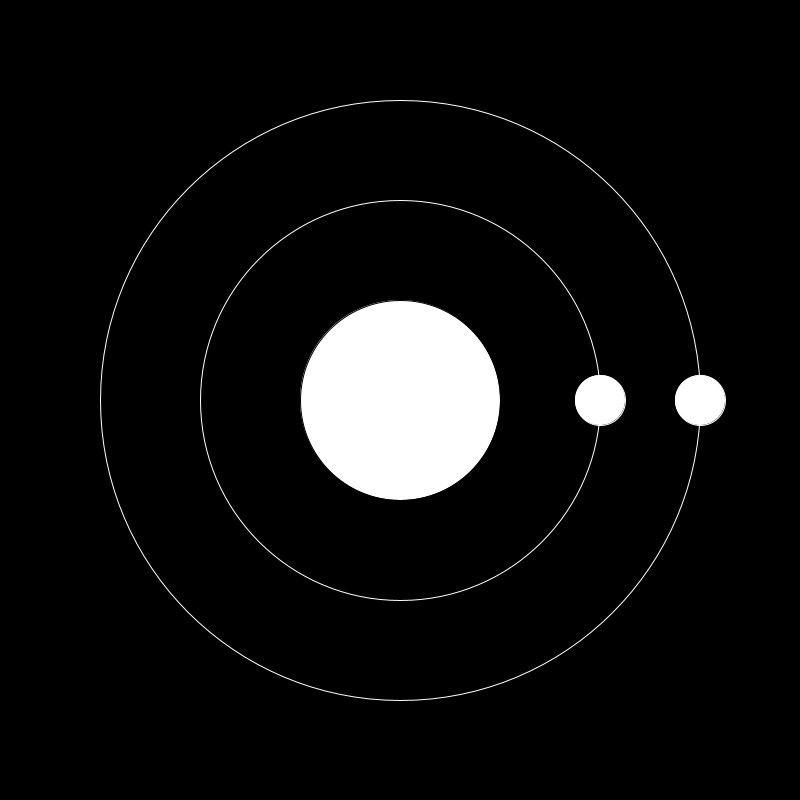
Frame 1 (no input)
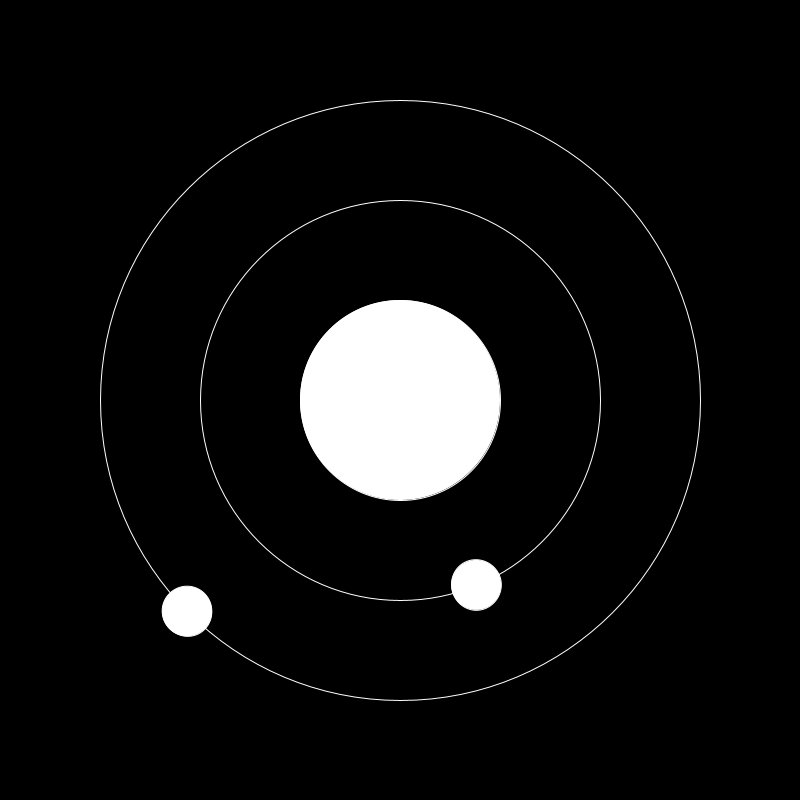
Frame 60 (the mouse pressed at the canvas centre just before this capture)
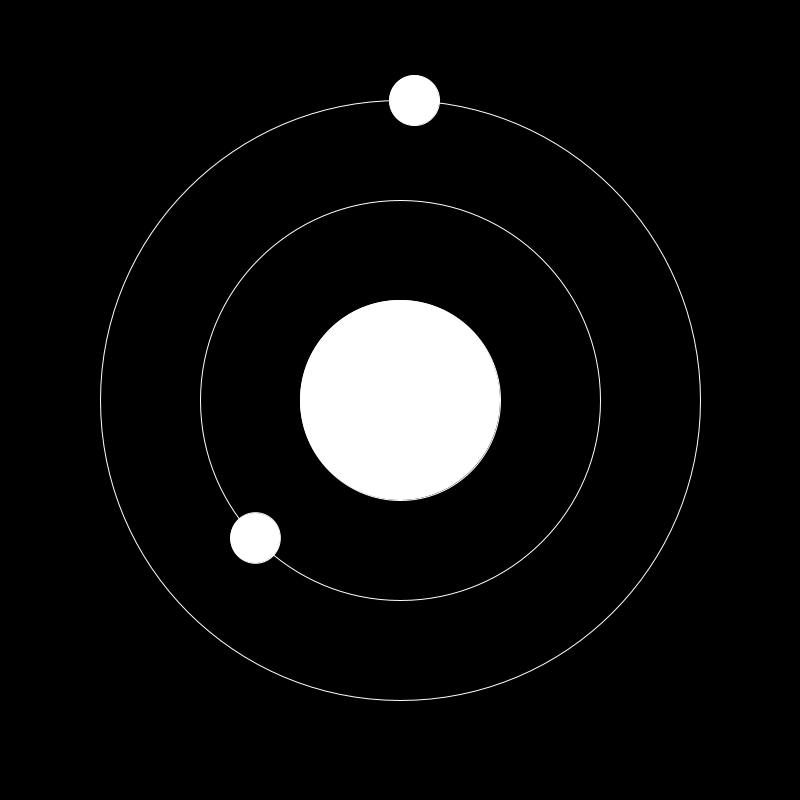
Frame 120 (the mouse held since frame 60 and released just before this capture)

The Processing sketch that drew these frames (run headless with seeded random() and noise(); from frame 60 on, the mouse is pressed at the canvas centre):

// Processing sketch: LSI_062_SolarSystem
// ── LSI_062_SolarSystem.pde
float rot1=0;


void setup(){
 size(800,800); 
}

void draw(){
  background(0);
  fill(255);
  translate(width/2,height/2);
  
  ellipse(0,0,200,200);
  
  stroke(255);
  
  noFill();
  ellipse(00,00,400,400);
  ellipse(00,00,600,600);
  
  fill(255);
  rotate(rot1);
  ellipse(200,0,50,50);

  rotate(rot1);
  ellipse(300,0,50,50);

//
rot1=rot1+0.02;
}
